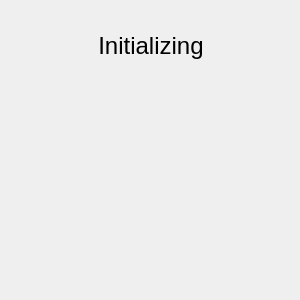
<?xml version="1.0" encoding="UTF-8"?>
<ui version="4.0">
 <class>InfoWindow</class>
 <widget class="QDialog" name="InfoWindow">
  <property name="geometry">
   <rect>
    <x>0</x>
    <y>0</y>
    <width>300</width>
    <height>300</height>
   </rect>
  </property>
  <property name="windowTitle">
   <string>AirPodsDesktop information</string>
  </property>
  <widget class="QLabel" name="deviceLabel">
   <property name="geometry">
    <rect>
     <x>10</x>
     <y>20</y>
     <width>282</width>
     <height>51</height>
    </rect>
   </property>
   <property name="font">
    <font>
     <family>Segoe UI</family>
     <pointsize>18</pointsize>
    </font>
   </property>
   <property name="toolTipDuration">
    <number>3</number>
   </property>
   <property name="text">
    <string>Initializing</string>
   </property>
   <property name="alignment">
    <set>Qt::AlignCenter</set>
   </property>
  </widget>
  <widget class="QWidget" name="gridLayoutWidget">
   <property name="geometry">
    <rect>
     <x>40</x>
     <y>80</y>
     <width>221</width>
     <height>111</height>
    </rect>
   </property>
   <layout class="QGridLayout" name="layoutAnimation"/>
  </widget>
  <widget class="QWidget" name="horizontalLayoutWidget_2">
   <property name="geometry">
    <rect>
     <x>180</x>
     <y>210</y>
     <width>81</width>
     <height>51</height>
    </rect>
   </property>
   <layout class="QHBoxLayout" name="layoutCase"/>
  </widget>
  <widget class="QWidget" name="horizontalLayoutWidget_3">
   <property name="geometry">
    <rect>
     <x>30</x>
     <y>210</y>
     <width>121</width>
     <height>51</height>
    </rect>
   </property>
   <layout class="QHBoxLayout" name="horizontalLayout">
    <item>
     <spacer name="horizontalSpacer">
      <property name="orientation">
       <enum>Qt::Horizontal</enum>
      </property>
      <property name="sizeHint" stdset="0">
       <size>
        <width>40</width>
        <height>20</height>
       </size>
      </property>
     </spacer>
    </item>
    <item>
     <layout class="QHBoxLayout" name="layoutPods"/>
    </item>
    <item>
     <spacer name="horizontalSpacer_2">
      <property name="orientation">
       <enum>Qt::Horizontal</enum>
      </property>
      <property name="sizeHint" stdset="0">
       <size>
        <width>40</width>
        <height>20</height>
       </size>
      </property>
     </spacer>
    </item>
   </layout>
  </widget>
  <widget class="QWidget" name="gridLayoutWidget_2">
   <property name="geometry">
    <rect>
     <x>250</x>
     <y>20</y>
     <width>31</width>
     <height>31</height>
    </rect>
   </property>
   <layout class="QGridLayout" name="layoutClose"/>
  </widget>
 </widget>
 <resources/>
 <connections/>
</ui>
